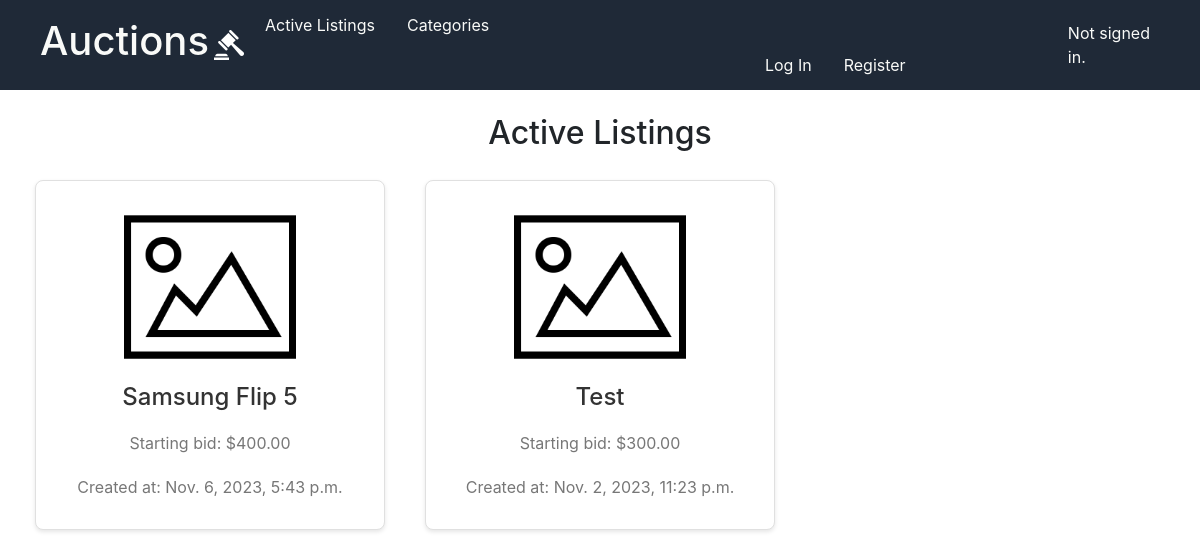
The app's page /, older data.
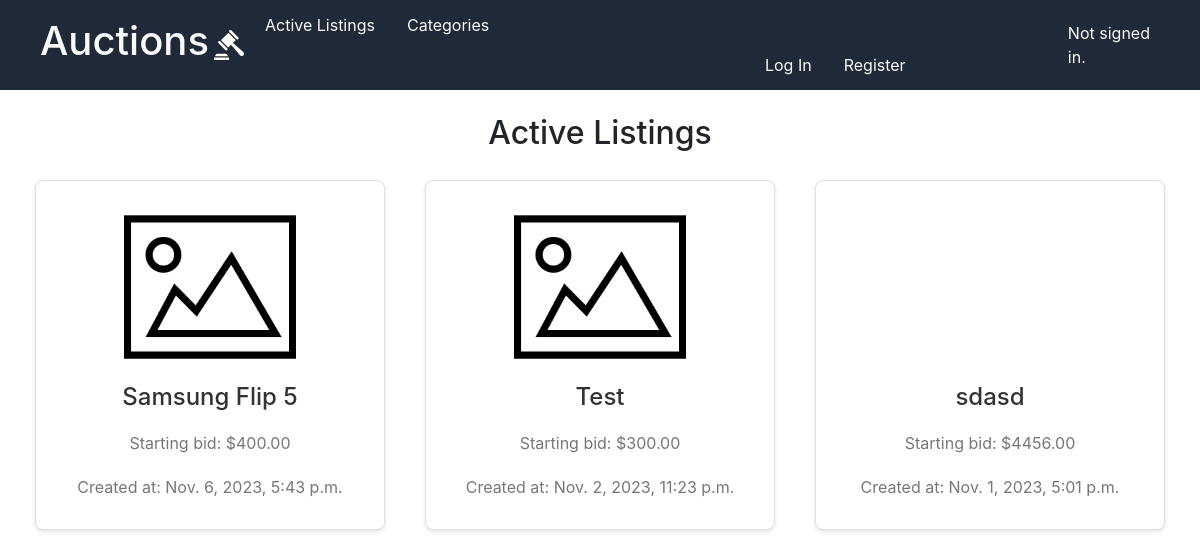
The same page, newer data.
### auctions/models.py (models this page shows, shortened)
class AuctionListing(models.Model):
    title = models.CharField(max_length=128)
    description = models.TextField()
    image = models.URLField(blank=True)
    starting_bid = models.DecimalField(decimal_places=2,max_digits=10)
    category = models.ForeignKey(Category,on_delete=models.CASCADE,blank=True)
    status = models.CharField(
    max_length=10,
    choices=[
        ('active', 'Active'),
        ('completed', 'Completed'),
        ('disabled', 'Disabled'),
    ],
    default='active'
    )
    seller = models.ForeignKey(User,on_delete=models.CASCADE,related_name="listing_seller")
    created_at = models.DateTimeField(auto_now_add=True)
    winner = models.ForeignKey(User,null=True,blank=True,on_delete=models.SET_NULL,related_name="listing_winner")

### auctions/views.py (the view)
# urls.py: path("", views.index, name="index"),
def index(request):
    auction_listings = AuctionListing.objects.all().order_by('title')
    return render(request, "auctions/index.html",{
        'listings': auction_listings
    })

### auctions/templates/auctions/index.html
{% extends "auctions/layout.html" %}
{% load static %}
{% block body %}
    <h2 class="active-listings-title">Active Listings</h2>
        <div class="auction-listings">
            {% for listing in listings %}
                {% if listing.status == 'active' %}
                    <div class="auction-listing">
                        <a href="{% url 'auctions:listing_view'  listing.id%}">
                            <div class="listing-card">
                                <div class="listing-img-container">
                                    {% if listing.image == "" %}
                                        <img class="listing-img" src="{% static "auctions/blank-image.png" %}" alt="Blank Image">
                                    {%else%}
                                        <img class="listing-img" src="{{listing.image}}" alt="{{listing.name}}">
                                    {% endif %}
                                </div>
                                <h3>{{listing.title}}</h3>
                                <p>Starting bid: ${{listing.starting_bid}}</p>
                                <p>Created at: {{listing.created_at}}</p>
                            </div>
                        </a>
                    </div>
                {% endif %}
            {%empty%}
                <div>No Active Listings Found</div>
            {% endfor %}
        </div>
{% endblock %}

Row changes from the older to the newer data that the page shows:
now on this page (row edited): AuctionListing: title "sdasd", starting_bid "4456.00", created_at "Nov. 1, 2023, 5:01 p.m."
